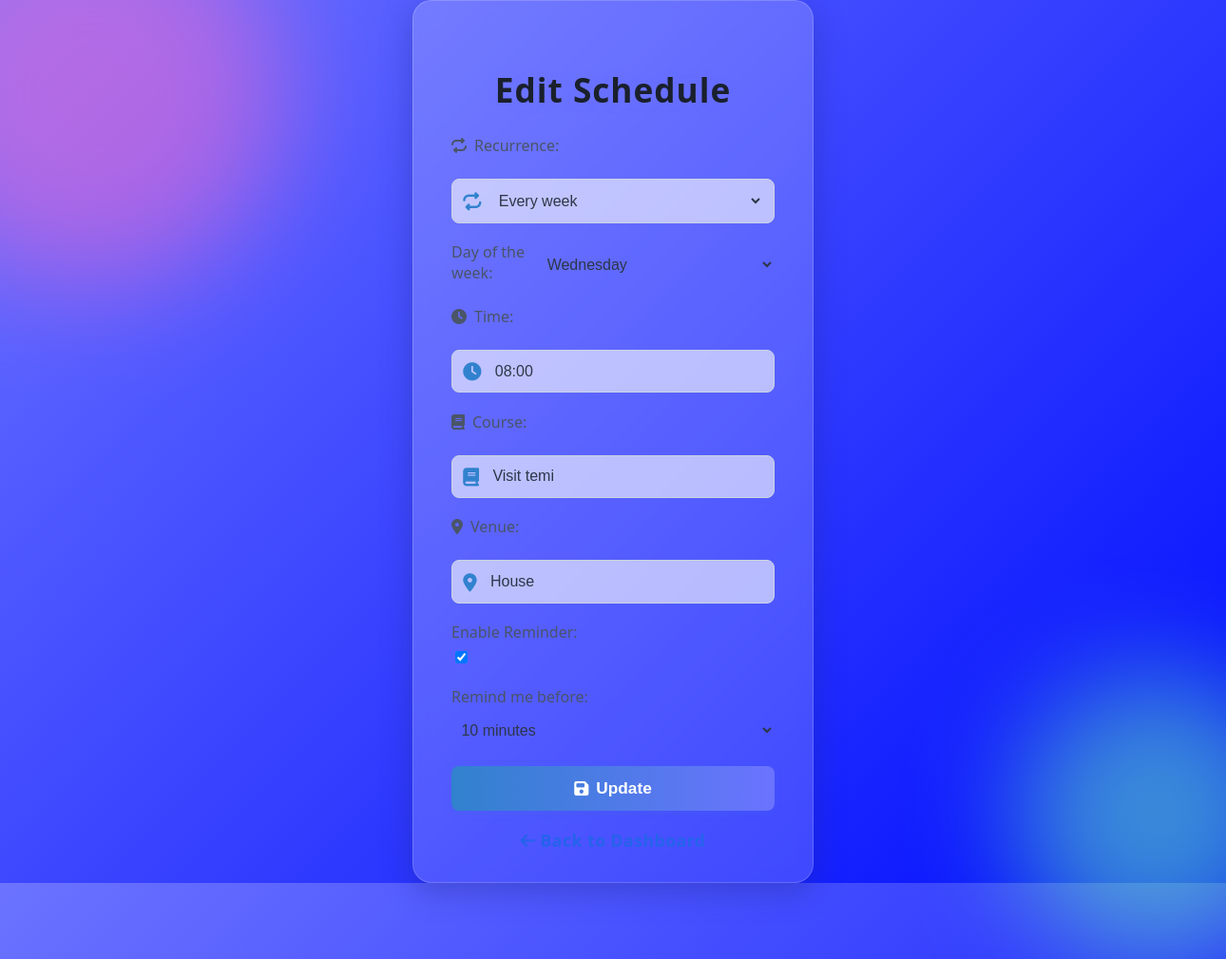
Page /edit/50 (signed in) on the committed database.
### tables this page shows
CREATE TABLE schedules (
            id INTEGER PRIMARY KEY AUTOINCREMENT,
            user_id INTEGER,
            day TEXT,
            time TEXT,
            course TEXT,
            venue TEXT, recurrence TEXT DEFAULT 'none', date TEXT, reminder_enabled INTEGER DEFAULT 0, reminder_minutes_before INTEGER DEFAULT 10,
            FOREIGN KEY(user_id) REFERENCES users(id)
        );

### app.py (the view, shortened to what this page needs)
@app.route("/edit/<int:schedule_id>", methods=["GET", "POST"])
def edit(schedule_id):
    if "user_id" not in session:
        return redirect(url_for("login"))
    db = get_db()
    cur = db.execute("SELECT * FROM schedules WHERE id=? AND user_id=?", (schedule_id, session["user_id"]))
    schedule = cur.fetchone()
    if not schedule:
        flash("Schedule not found.", "danger")
        return redirect(url_for("index"))
    valid_days = ["Monday", "Tuesday", "Wednesday", "Thursday", "Friday", "Saturday", "Sunday"]
    return render_template("edit.html", schedule=schedule)

### app.py (called while the page is built)
def get_db():
    db = getattr(g, '_database', None)
    if db is None:
        db = g._database = sqlite3.connect(DATABASE)
    db.row_factory = sqlite3.Row
    return db

@app.teardown_appcontext
def close_connection(exception):
    db = getattr(g, '_database', None)
    if db is not None:
        db.close()

### templates/edit.html (shortened to what this page needs)
<!DOCTYPE html>
<html lang="en">
<head>
</head>
<body>
  <div class="bg-shape bg-shape1"></div>
  <div class="bg-shape bg-shape2"></div>
  <div class="card">
  <h2 style="font-size:2.2rem; font-weight:700; color:#1a202c; text-shadow:0 2px 8px #6b73ff99;">Edit Schedule</h2>
    <form method="POST">
      <label><i class="fa fa-repeat"></i> Recurrence:</label>
      <div class="input-group">
        <i class="fa fa-repeat"></i>
        <select name="recurrence" id="recurrence" required onchange="toggleDateDay()">
          <option value="weekly" {% if schedule['recurrence'] == 'weekly' %}selected{% endif %}>Every week</option>
        </select>
      </div>
      <div class="form-group" id="day-group" style="display:none;">
        <label for="day">Day of the week:</label>
        <select id="day" name="day" required>
          <option value="Wednesday" {% if schedule.day == 'Wednesday' %}selected{% endif %}>Wednesday</option>
        </select>
      </div>
      <label><i class="fa fa-clock"></i> Time:</label>
      <div class="input-group"><i class="fa fa-clock"></i><input type="text" name="time" value="{{ schedule['time'] }}" required></div>
      <label><i class="fa fa-book"></i> Course:</label>
      <div class="input-group"><i class="fa fa-book"></i><input type="text" name="course" value="{{ schedule['course'] }}" required></div>
      <label><i class="fa fa-location-dot"></i> Venue:</label>
      <div class="input-group"><i class="fa fa-location-dot"></i><input type="text" name="venue" value="{{ schedule['venue'] }}" required></div>
      <div class="form-group">
        <label for="reminder_enabled">Enable Reminder:</label>
        <input type="checkbox" id="reminder_enabled" name="reminder_enabled" value="1" {% if schedule.reminder_enabled %}checked{% endif %}>
      </div>
      <div class="form-group">
        <label for="reminder_minutes_before">Remind me before:</label>
        <select id="reminder_minutes_before" name="reminder_minutes_before">
          <option value="10" {% if schedule.reminder_minutes_before == 10 %}selected{% endif %}>10 minutes</option>
        </select>
      </div>
      <button type="submit"><i class="fa fa-save"></i> Update</button>
    </form>
  <a class="link" style="font-size:1.1rem; font-weight:600; color:#2563eb;" href="{{ url_for('index') }}"><i class="fa fa-arrow-left"></i> Back to Dashboard</a>
  </div>
  <link rel="stylesheet" href="https://cdnjs.cloudflare.com/ajax/libs/font-awesome/6.4.0/css/all.min.css">
</body>
</html>

### templates/edit.html (style rules this page uses)
body { min-height: 100vh; margin: 0; font-family: 'Segoe UI', Arial, sans-serif; background: linear-gradient(135deg, #6b73ff 0%, #000dff 100%); display: flex; justify-content: center; align-items: center; position: relative; overflow: hidden; }
.bg-shape { position: absolute; border-radius: 50%; filter: blur(60px); opacity: 0.5; z-index: 0; }
.bg-shape1 { width: 400px; height: 400px; background: #ff6bcb; top: -100px; left: -100px; animation: float1 8s infinite alternate; }
.bg-shape2 { width: 300px; height: 300px; background: #6bffb3; bottom: -80px; right: -80px; animation: float2 10s infinite alternate; }
.card { position: relative; z-index: 1; background: rgba(255,255,255,0.18); box-shadow: 0 8px 32px 0 rgba(31,38,135,0.37); backdrop-filter: blur(8px); -webkit-backdrop-filter: blur(8px); border-radius: 20px; border: 1px solid rgba(255,255,255,0.18); padding: 2.5rem 2.5rem 2rem 2.5rem; min-width: 340px; max-width: 95vw; }
h2 { text-align: center; color: #2d3748; margin-bottom: 1.5rem; font-size: 2rem; letter-spacing: 1px; }
form { display: flex; flex-direction: column; gap: 1.2rem; }
label { color: #4a5568; margin-bottom: 0.3rem; font-weight: 500; display: flex; align-items: center; gap: 0.5rem; }
.input-group { display: flex; align-items: center; background: rgba(255,255,255,0.6); border-radius: 8px; padding: 0.2rem 0.7rem; border: 1px solid #cbd5e0; }
.input-group i { color: #3182ce; font-size: 1.2rem; margin-right: 0.5rem; }
select, input[type="text"] { padding: 0.6rem 0.4rem; border: none; background: transparent; font-size: 1rem; outline: none; width: 100%; color: #2d3748; }
button { background: linear-gradient(90deg,#3182ce 0%,#6b73ff 100%); color: #fff; border: none; padding: 0.8rem; border-radius: 8px; font-size: 1.08rem; font-weight: 600; cursor: pointer; box-shadow: 0 2px 8px rgba(49,130,206,0.12); transition: background 0.2s, transform 0.2s; display: flex; align-items: center; justify-content: center; gap: 0.5rem; }
.link { display: block; text-align: center; margin-top: 1.2rem; color: #3182ce; text-decoration: none; font-size: 1rem; font-weight: 500; letter-spacing: 0.5px; transition: color 0.2s; }

### rows in the picture
schedules: recurrence "Every week", day "Wednesday", time "08:00", course "Visit temi", venue "House", reminder_enabled "☑", reminder_minutes_before "10 minutes"
